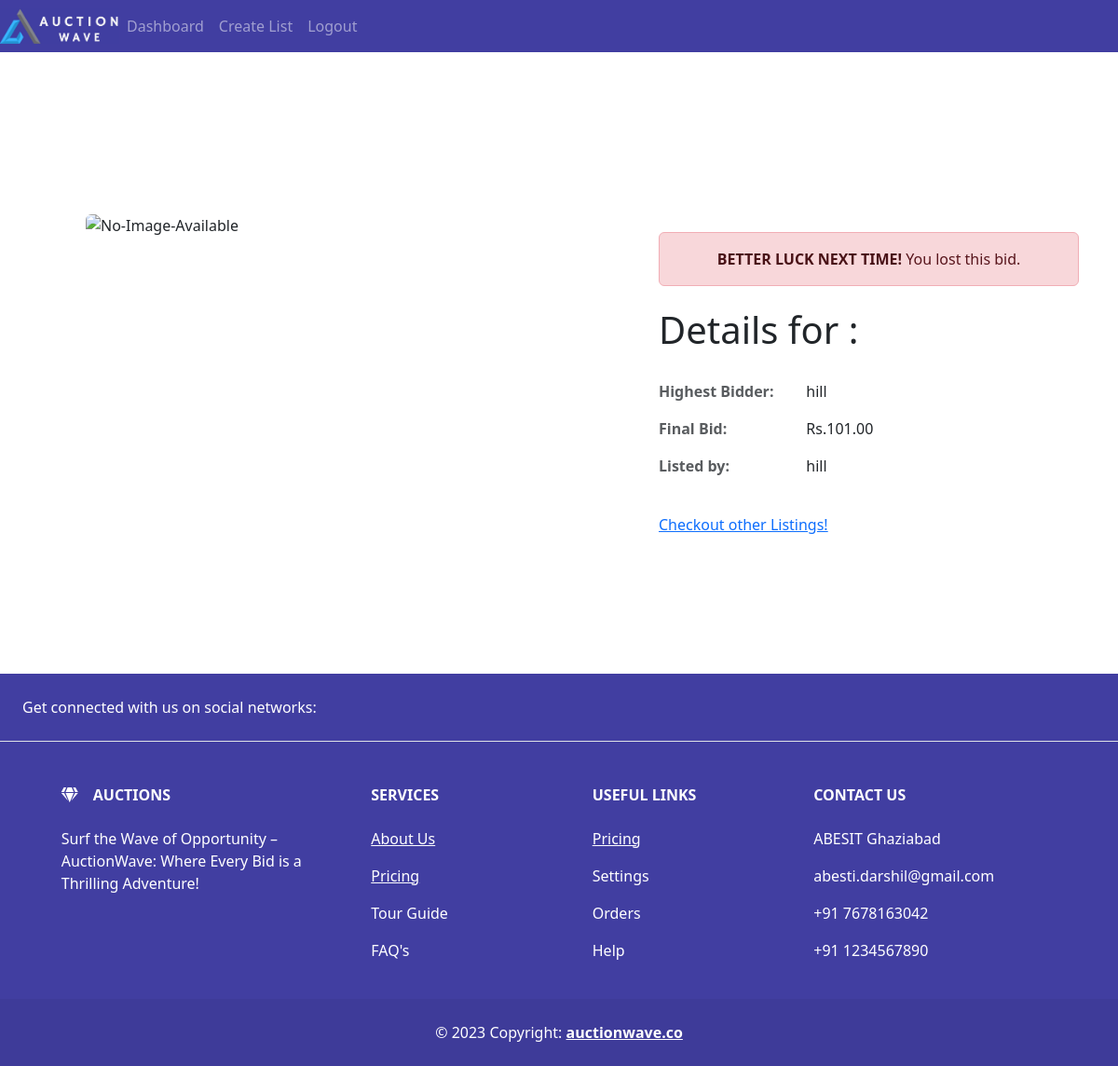
Page /listing/2/closed (signed in) on the committed database.
### myapp/models.py (models this page shows, shortened)
class Closebid(models.Model):
    name = models.CharField(max_length=20)
    brand=models.CharField(max_length=256,null=True, default="")
    description=models.CharField(max_length=512,default="",null=True)
    image = models.URLField(blank=True, null=True)
    lister = models.CharField(max_length=64, blank=True, null=True)
    bidemail= models.EmailField(default="abesit.darshil@gmail.com")
    bidder = models.CharField(max_length=64, blank=True, null=True)
    listingid = models.IntegerField()
    finalbid = models.DecimalField(max_digits=15, decimal_places=2, blank=True, null=True)

### myapp/views.py (the view)
# urls.py: path("listing/<int:listingid>/closed", views.closed, name='closed'),
@login_required(login_url="my_login")
def closed(request, listingid):
    closed = Closebid.objects.get(listingid=listingid)
    try:
        watch = Watchlist.objects.filter(watcher=request.user.username)
        watchcount = len(watch)
    except:
        watchcount = None
    return render(request, "myapp/mainComponents/closed.html", {
        "object": closed,
        "watchcount": watchcount
    })

### myapp/templates/myapp/mainComponents/closed.html
{% extends "myapp/mainComponents/layout.html" %}
{% block body %}
<div class="container" style="margin: 100px auto">
    <div class="row">
        <div class="col-md-7">
              {% if object.image %}
                    <img class="img-fluid rounded mb-3 mb-md-0" src="{{ object.image }}" style="width:80%;margin:50px;border:10px" class="ml-lg-5 order-1 order-lg-2" alt="No Image Available for {{ object.productnames}}">
              {% else %}
                    <img class="img-fluid rounded mb-3 mb-md-0" src="https://i.ibb.co/T8nxLQT/No-Image-Available.png" style="width:80%;margin:50px;border:10px" alt="No-Image-Available">
              {% endif %}
              <br/><br/><br/>
        </div>
        <div class="col-md-5">
            {% if object.bidder == user.username %}
                <br />
                <center class="alert alert-success" role="alert" style="margin: 10% auto 5% auto">
                    <span class="alert-link"> CONGRATULATIONS! </span> You won this bid!
               </center>
            {% else %}
                <br />
                <center class="alert alert-danger" role="alert" style="margin: 10% auto 5% auto">
                    <span class="alert-link"> BETTER LUCK NEXT TIME! </span> You lost this bid.
                </center>
            {% endif %}
            <h1 style="margin-bottom: 30px" >Details for {{ object.productnames }}: </h1>
              <dl class="row">
                  <dt class="col-sm-4 mb-3 d-block text-muted">Highest Bidder: </dt>
                  <dd class="col-sm-8"> {{ object.bidder }} </dd>
                  <dt class="col-sm-4 mb-3 d-block text-muted">Final Bid:</dt>
                  <dd class="col-sm-8"> Rs.{{ object.finalbid }} </dd>
                  <dt class="col-sm-4 mb-3 d-block text-muted">Listed by:</dt>
                  <dd class="col-sm-8"> {{ object.lister }} </dd>
                  <dd class="col-sm-8" style="margin-top: 5%"> <a href="{% url 'index' %}"> Checkout other Listings! </a> </dd>
              </dl>
        </div>
    </div>
</div>
{% endblock %}

### rows in the picture
Closebid: bidder "hill", finalbid "101.00", lister "hill"
